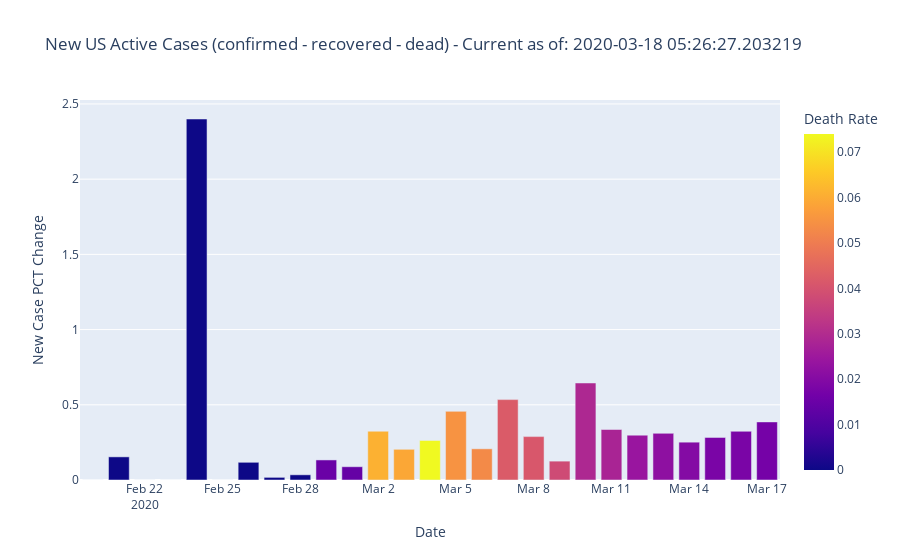

The notebook cell this image was saved under:
### Code cell
us_chart = px.bar(us_totals[us_totals['Date'] >= '2020-02-20'], 
    x="Date", y="New Case PCT Change", color="Death Rate", 
    title="New US Active Cases (confirmed - recovered - dead) - Current as of: "+str(NOW), 
    )
us_chart.show()

### Figure 1 — Plotly figure (JSON) as saved in the notebook; plotly's stock layout.template omitted (floating-point values rounded to 4 significant figures)
{"data": [{"alignmentgroup": "True", "hoverlabel": {"namelength": 0}, "hovertemplate": "Date=%{x}<br>New Case PCT Change=%{y}<br>Death Rate=%{marker.color}", "legendgroup": "", "marker": {"color": [0, 0, 0, 0, 0, 0, 0, 0, 0, 0.015, 0.014, 0.061, 0.059, 0.074, 0.055, 0.053, 0.042, 0.041, 0.038, 0.029, 0.028, 0.024, 0.022, 0.02, 0.018, 0.018, 0.017], "coloraxis": "coloraxis"}, "name": "", "offsetgroup": "", "orientation": "v", "showlegend": false, "textposition": "auto", "type": "bar", "x": ["2020-02-20T00:00:00", "2020-02-21T00:00:00", "2020-02-22T00:00:00", "2020-02-23T00:00:00", "2020-02-24T00:00:00", "2020-02-25T00:00:00", "2020-02-26T00:00:00", "2020-02-27T00:00:00", "2020-02-28T00:00:00", "2020-02-29T00:00:00", "2020-03-01T00:00:00", "2020-03-02T00:00:00", "2020-03-03T00:00:00", "2020-03-04T00:00:00", "2020-03-05T00:00:00", "2020-03-06T00:00:00", "2020-03-07T00:00:00", "2020-03-08T00:00:00", "2020-03-09T00:00:00", "2020-03-10T00:00:00", "2020-03-11T00:00:00", "2020-03-12T00:00:00", "2020-03-13T00:00:00", "2020-03-14T00:00:00", "2020-03-15T00:00:00", "2020-03-16T00:00:00", "2020-03-17T00:00:00"], "xaxis": "x", "y": [0, 0.1538, 0, 0, 2.4, 0, 0.1176, 0.01754, 0.03448, 0.1333, 0.08824, 0.3243, 0.2041, 0.2627, 0.4564, 0.2074, 0.5344, 0.2886, 0.1255, 0.6449, 0.3358, 0.2982, 0.3103, 0.2515, 0.2831, 0.3238, 0.3862], "yaxis": "y"}], "layout": {"autosize": true, "barmode": "relative", "coloraxis": {"colorbar": {"title": {"text": "Death Rate"}}, "colorscale": [[0, "#0d0887"], [0.1111, "#46039f"], [0.2222, "#7201a8"], [0.3333, "#9c179e"], [0.4444, "#bd3786"], [0.5556, "#d8576b"], [0.6667, "#ed7953"], [0.7778, "#fb9f3a"], [0.8889, "#fdca26"], [1, "#f0f921"]]}, "legend": {"tracegroupgap": 0}, "title": {"text": "New US Active Cases (confirmed - recovered - dead) - Current as of: 2020-03-18 05:26:27.203219"}, "xaxis": {"anchor": "y", "autorange": true, "domain": [0, 1], "range": ["2020-02-19 12:00", "2020-03-17 12:00"], "title": {"text": "Date"}, "type": "date"}, "yaxis": {"anchor": "x", "autorange": true, "domain": [0, 1], "range": [0, 2.526], "title": {"text": "New Case PCT Change"}, "type": "linear"}}}
